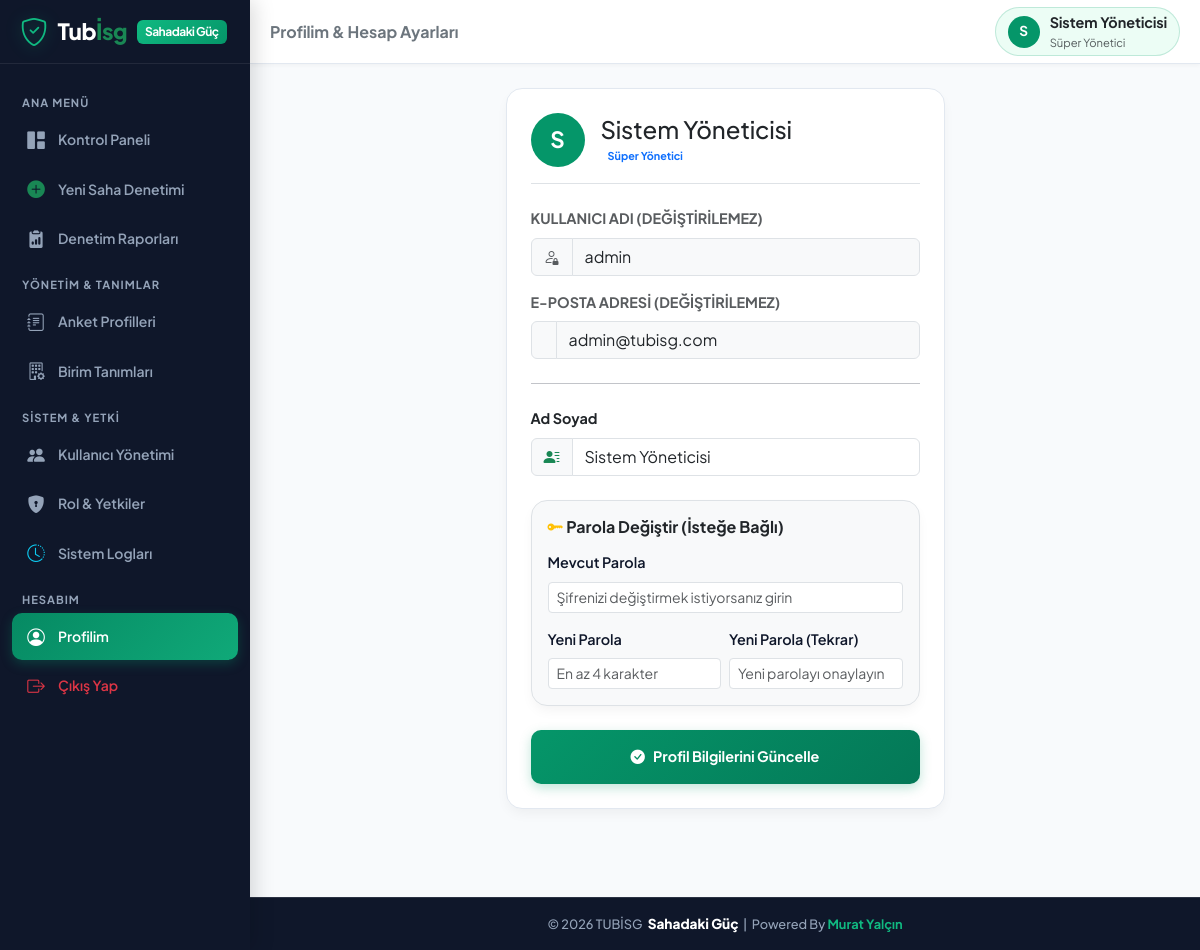
Before: /profile.php (signed in) with the older database file.
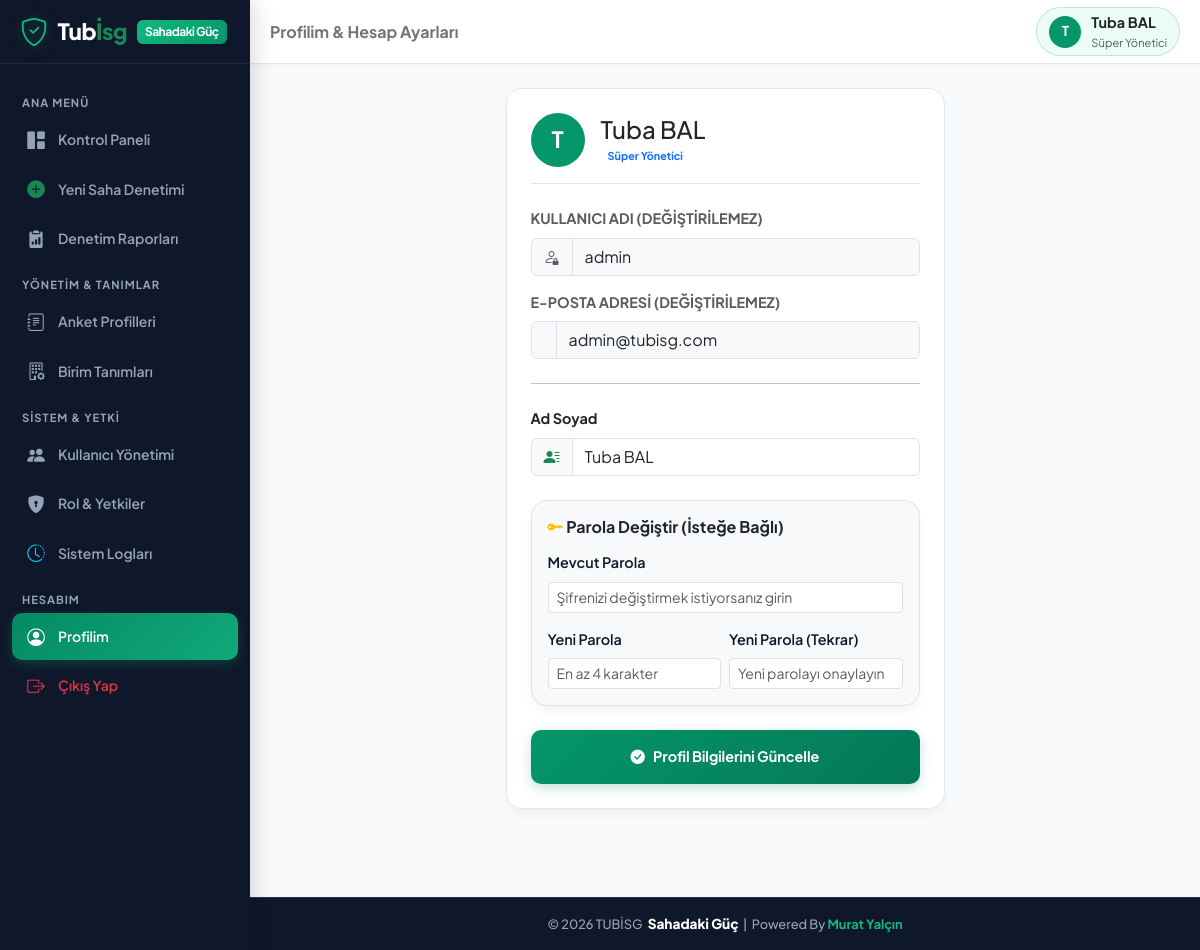
After: the same page with the newer database file.
### tables this page shows
CREATE TABLE IF NOT EXISTS `users` (
  `id` INT AUTO_INCREMENT PRIMARY KEY,
  `username` VARCHAR(50) NOT NULL UNIQUE,
  `password` VARCHAR(255) NOT NULL,
  `name_surname` VARCHAR(100) NOT NULL,
  `email` VARCHAR(100) NULL,
  `role_id` INT NOT NULL,
  `is_active` TINYINT(1) DEFAULT 1,
  `created_at` DATETIME DEFAULT CURRENT_TIMESTAMP,
  FOREIGN KEY (`role_id`) REFERENCES `roles`(`id`) ON DELETE CASCADE
);

CREATE TABLE IF NOT EXISTS `roles` (
  `id` INT AUTO_INCREMENT PRIMARY KEY,
  `role_name` VARCHAR(50) NOT NULL,
  `description` VARCHAR(255) NULL,
  `permissions` TEXT NOT NULL,
  `created_at` DATETIME DEFAULT CURRENT_TIMESTAMP
);

### includes/auth.php (called while the page is built, shortened)
<?php
function is_logged_in() {
    return isset($_SESSION['user_id']) && !empty($_SESSION['user_id']);
}
function get_current_user_data() {
    static $currentUserData = null;
    if ($currentUserData !== null) return $currentUserData;
    $db = getDB();
    $stmt = $db->prepare("
        SELECT u.*, r.role_name, r.permissions
        FROM users u
        JOIN roles r ON u.role_id = r.id
        WHERE u.id = ? AND u.is_active = 1
    ");
    $stmt->execute([$_SESSION['user_id']]);
    $user = $stmt->fetch();
    $currentUserData = $user;
    return $user;
}
function has_permission($permission_key) {
    $user = get_current_user_data();
    if ((int)$user['role_id'] === 1) {
        return true;
    }
    $permissions = json_decode($user['permissions'], true);
    return isset($permissions[$permission_key]) && $permissions[$permission_key] === true;
}

### profile.php (the view, shortened to what the changed rows need)
<?php
require_once __DIR__ . '/includes/auth.php';
$user = get_current_user_data();
include __DIR__ . '/includes/header.php';
?>
<div class="row justify-content-center">
  <div class="col-12 col-md-8 col-lg-6">
    <div class="custom-card">
      <div class="d-flex align-items-center gap-3 mb-4 pb-3 border-bottom">
        <div class="avatar-circle" style="width: 54px; height: 54px; font-size: 1.4rem;">
          <?php echo mb_substr($user['name_surname'], 0, 1, 'UTF-8'); ?>
        </div>
        <div>
          <h4 class="fw-extrabold text-dark m-0"><?php echo htmlspecialchars($user['name_surname']); ?></h4>
          <span class="badge bg-primary-light text-primary font-weight-bold fs-8"><?php echo htmlspecialchars($user['role_name']); ?></span>
        </div>
      </div>
      <form method="POST" action="profile.php">
        <div class="mb-3">
          <div class="input-group">
            <span class="input-group-text bg-light"><i class="bi bi-person-lock text-muted"></i></span>
            <input type="text" class="form-control bg-light" value="<?php echo htmlspecialchars($user['username']); ?>" disabled readonly>
          </div>
        </div>
        <div class="mb-3">
          <div class="input-group">
            <span class="input-group-text bg-light"><i class="bi bi-envelope-lock text-muted"></i></span>
            <input type="email" class="form-control bg-light" value="<?php echo htmlspecialchars($user['email'] ?? 'Belirtilmemiş'); ?>" disabled readonly>
          </div>
        </div>
        <div class="mb-4">
          <div class="input-group">
            <span class="input-group-text"><i class="bi bi-person-lines-fill text-success"></i></span>
            <input type="text" name="name_surname" class="form-control" value="<?php echo htmlspecialchars($user['name_surname']); ?>" required>
          </div>
        </div>
      </form>
    </div>
  </div>
</div>
<?php include __DIR__ . '/includes/footer.php'; ?>

### includes/header.php (shortened to what the changed rows need)
<?php
require_once __DIR__ . '/auth.php';
$user = get_current_user_data();
?>
<!DOCTYPE html>
<html lang="tr">
<head>
  <link href="https://cdn.jsdelivr.net/npm/bootstrap@5.3.2/dist/css/bootstrap.min.css" rel="stylesheet">
  <link href="https://cdn.jsdelivr.net/npm/bootstrap-icons@1.11.2/font/bootstrap-icons.min.css" rel="stylesheet">
  <link href="assets/css/style.css" rel="stylesheet">
</head>
<body class="<?php echo is_logged_in() ? 'logged-in-mobile' : ''; ?>">
<div class="app-wrapper">
  <main class="main-content">
    <header class="top-navbar">
      <div class="d-flex align-items-center gap-3">
        <?php if ($user): ?>
        <a href="profile.php" class="user-profile-badge text-decoration-none" title="Profil Ayarları">
          <div class="avatar-circle">
            <?php echo mb_substr($user['name_surname'], 0, 1, 'UTF-8'); ?>
          </div>
          <div class="d-none d-md-block text-start">
            <div class="fw-bold fs-7 leading-tight text-dark"><?php echo htmlspecialchars($user['name_surname']); ?></div>
            <div class="text-muted fs-8" style="font-size:0.7rem;"><?php echo htmlspecialchars($user['role_name']); ?></div>
          </div>
        </a>
        <?php endif; ?>
      </div>
    </header>
    <div class="page-container">

Changed rows visible on the page:
changed users "admin": name_surname "S" → "T"; name_surname "Sistem Yöneticisi" → "Tuba BAL"
